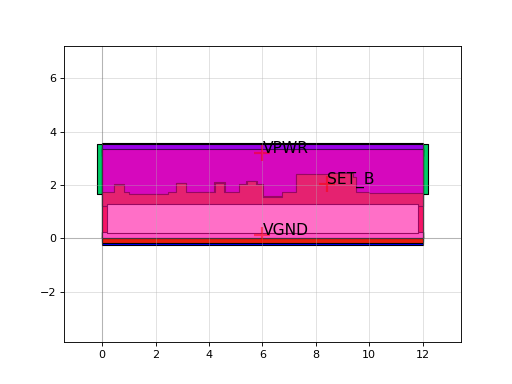

This figure's Python source:
import sky130

c = sky130.components.sky130_fd_sc_hs__dfstp_2()
c.plot()
